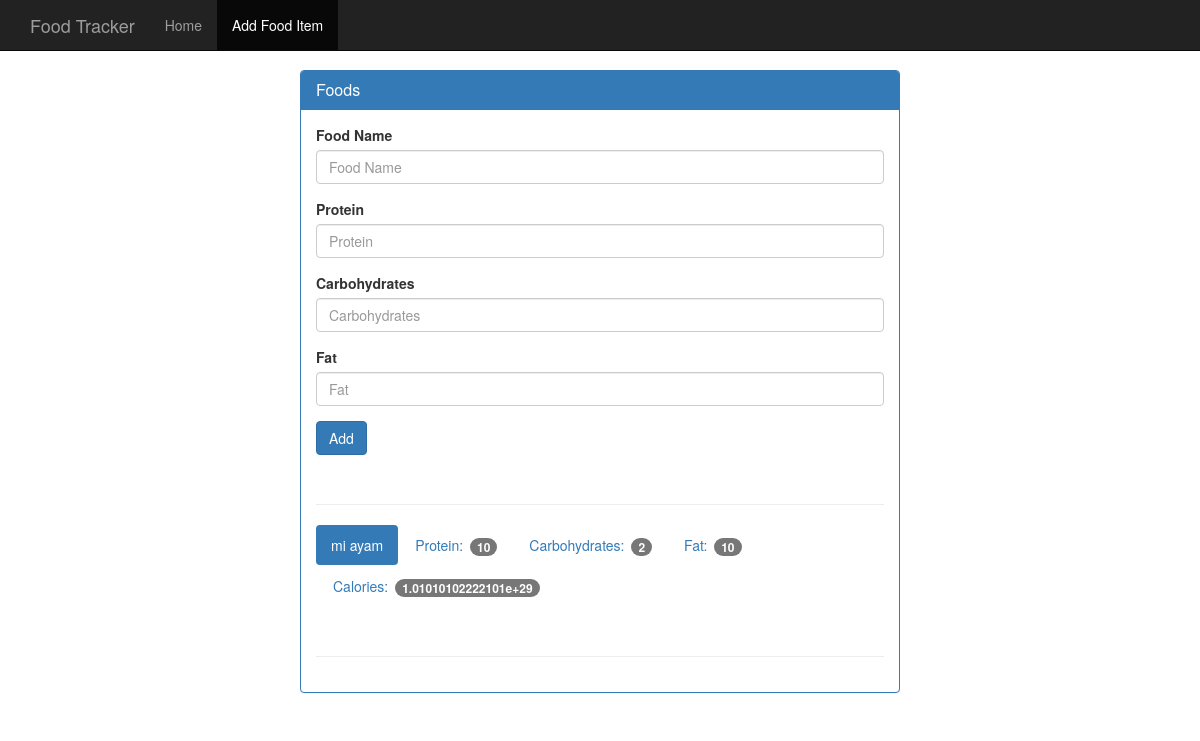
Before: /food with the older database file.
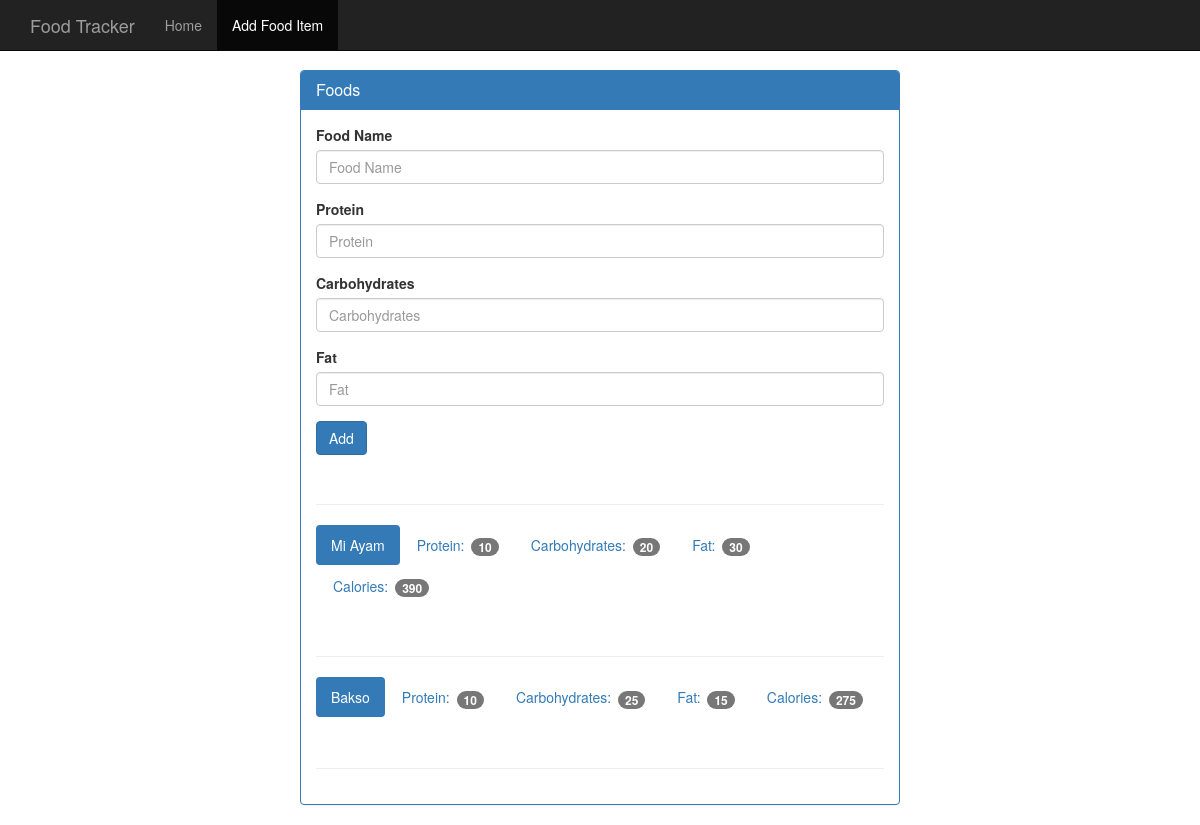
After: the same page with the newer database file.
### tables this page shows
CREATE TABLE food (
    id integer primary key autoincrement,
    name text not null,
    protein integer not null,
    carbohydrates integer not null,
    fat integer not null,
    calories integer not null
);

### app.py (the view, shortened to what this page needs)
@app.route("/food", methods=["GET","POST"])
def food():
    db = dbcon.get_db()
    cur = db.execute("select * from food")
    results = cur.fetchall()
    return render_template("add_food.html", results=results)

### dbcon.py (called while the page is built)
def connect_db():
    sql = sqlite3.connect('./food_trakcer.db')
    sql.row_factory = sqlite3.Row
    return sql

def get_db():
    if not hasattr(g, 'sqlite_db'):
        g.sqlite_db = connect_db()
    return g.sqlite_db

### templates/add_food.html
{% extends "base.html" %}
{% block body %}
    <nav class="navbar navbar-inverse navbar-fixed-top">
      <div class="container">
        <div class="navbar-header">
          <a class="navbar-brand" href="{{ url_for('index') }}">Food Tracker</a>
        </div>
        <div id="navbar" class="navbar-collapse collapse">
          <ul class="nav navbar-nav">
            <li><a href="{{ url_for('index') }}">Home</a></li>
            <li class="active"><a href="{{ url_for('food') }}">Add Food Item</a></li>
          </ul>
        </div>
      </div>
    </nav>
    <div class="container theme-showcase col-sm-6 col-sm-offset-3" role="main">
      <div class="row">
        <div>
          <div class="panel panel-primary">
            <div class="panel-heading">
              <h3 class="panel-title">Foods</h3>
            </div>
            <div class="panel-body">
              <form method="POST" action="{{ url_for('food') }}">
                <div class="form-group">
                  <label for="food-name">Food Name</label>
                  <input type="text" class="form-control" id="food-name" name="food-name" placeholder="Food Name">
                </div>
                <div class="form-group">
                  <label for="protein">Protein</label>
                  <input type="number" class="form-control" id="protein" name="protein" placeholder="Protein">
                </div>
                <div class="form-group">
                  <label for="carbohydrates">Carbohydrates</label>
                  <input type="number" class="form-control" id="carbohydrates" name="carbohydrates" placeholder="Carbohydrates">
                </div>
                <div class="form-group">
                  <label for="fat">Fat</label>
                  <input type="number" class="form-control" id="fat" name="fat" placeholder="Fat">
                </div>
                <button type="submit" class="btn btn-primary">Add</button>
              </form>
              <div class="page-header"></div>
              {% for food in results %}
              <ul class="nav nav-pills" role="tablist">
                <li class="active"><a>{{ food.name }} </a></li>
                <li><a>Protein: <span class="badge">{{ food.protein }}</span></a></li>
                <li><a>Carbohydrates: <span class="badge">{{ food.carbohydrates }}</span></a></li>
                <li><a>Fat: <span class="badge">{{ food.fat }}</span></a></li>
                <li><a>Calories: <span class="badge">{{ food.calories }}</span></a></li>
              </ul>
              <div class="page-header"></div>
              {% endfor %}
            </div>
          </div>
        </div>
      </div>
    </div>
{% endblock %}

### templates/base.html (shortened to what this page needs)
<!DOCTYPE html>
<html lang="en">
  <head>
    <link href="{{ url_for('static', filename='bootstrap.min.css') }}" rel="stylesheet">
    <link href="{{ url_for('static', filename='theme.css') }}" rel="stylesheet">
  </head>
  <body>
  {% block body %}{% endblock %}
  </body>
</html>

### static/theme.css (style rules this page uses)
body { padding-top: 70px; padding-bottom: 30px; }

Changed rows visible on the page:
removed food: name "mi ayam", protein "10", carbohydrates "2", fat "10", calories "1.01010102222101e+29"
added food: name "Mi Ayam", protein "10", carbohydrates "20", fat "30", calories "390"
added food: name "Bakso", protein "10", carbohydrates "25", fat "15", calories "275"
